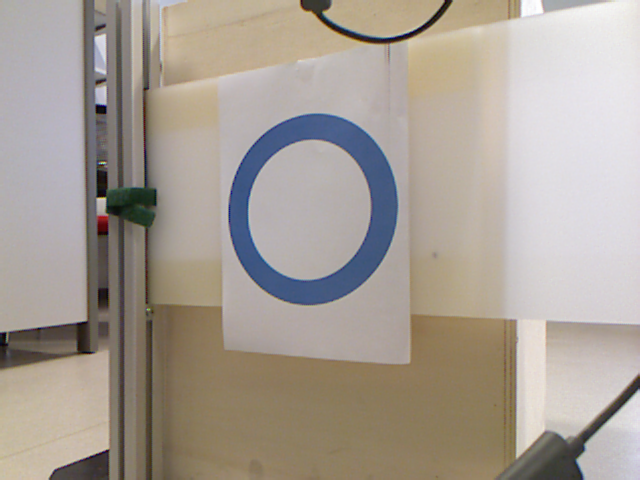
#> input picture exercise5/imgs/ring1.png, 640 x 480 px, found by its file name
$ python step_by_step_ring_detection.py   (older library calls are emulated)
#> lines starting #> are read from the running program, lines starting #| are printed output that depends on the picture; after the words box and inside, x2 and y2 are one past the last pixel; in counts of white or black regions, pixels touching at a corner belong together
#!/usr/bin/env python
from __future__ import print_function

import sys
import cv2
import numpy as np


# Load the image from a file
cv_image = cv2.imread('/home/luka/Desktop/rins/RInS_TeamMu/exercise5/imgs/ring1.png')
#> cv_image is the input picture: shape (480, 640, 3); mean B, G, R 149.5, 158.5, 167.2

cv_original = cv_image.copy()

cv2.imshow("Image window", cv_image)
cv2.waitKey(0)

# Set the dimensions of the image
dims = cv_image.shape
#> dims = (480, 640, 3)

# Tranform image to grayscale
gray = cv2.cvtColor(cv_image, cv2.COLOR_BGR2GRAY)
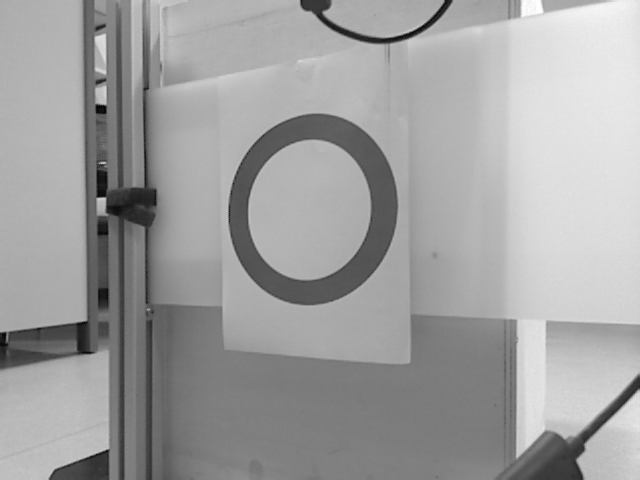
#> gray: shape (480, 640); min 3, max 254, mean 160.1

cv2.imshow("Image window", gray)
cv2.waitKey(0)

# Do histogram equlization
img = cv2.equalizeHist(gray)
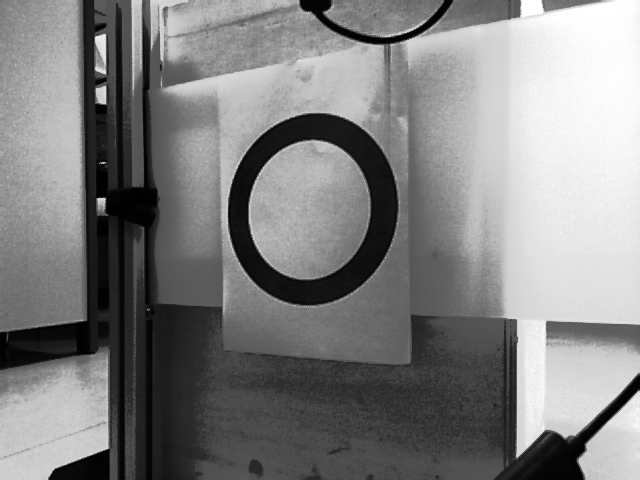
#> img: shape (480, 640); min 0, max 255, mean 129.1

cv2.imshow("Image window", img)
cv2.waitKey(0)

# Binarize the image
#  ret, thresh = cv2.threshold(img, 50, 255, cv2.THRESH_BINARY)
thresh = cv2.adaptiveThreshold(img, 255, cv2.ADAPTIVE_THRESH_GAUSSIAN_C, cv2.THRESH_BINARY, 201, 50)
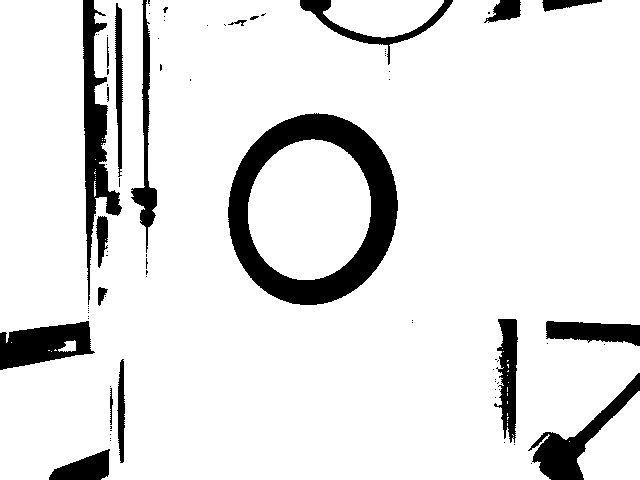
#> thresh: shape (480, 640); 89.3% white; 83 black regions (63 under 20 px)

cv2.imshow("Image window", thresh)
cv2.waitKey(0)


cv2.Canny(thresh, 50, 100)

# Extract contours
img2, contours, hierarchy = cv2.findContours(thresh, cv2.RETR_LIST, cv2.CHAIN_APPROX_SIMPLE)
#> contours = 123 contours, 105 with area under 20; largest, box (x1, y1, x2, y2) and area: (0, 0, 640, 480) 281172, (227, 112, 399, 306) 25659, (248, 139, 371, 280) 13421, (577, 391, 640, 480) 3454, (323, 0, 444, 38) 3222
#print(contours)
#print(hierarchy)
#print(_)

# Example how to draw the contours
cv2.drawContours(cv_image, contours, -1, (255, 0, 0), 3)
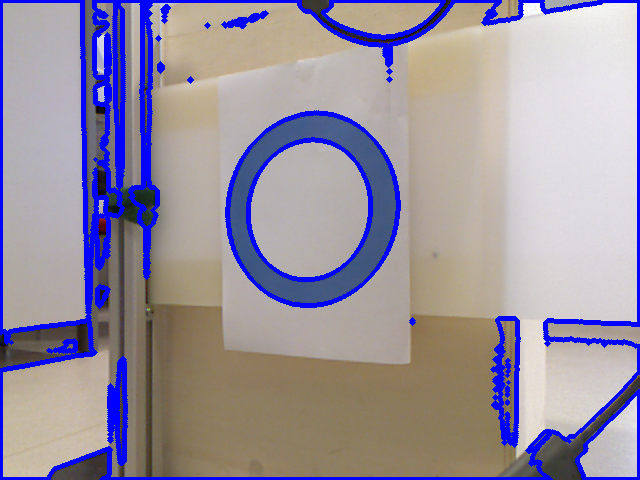
#> cv_image: shape (480, 640, 3); 10.03% of pixels changed, all inside (x1, y1, x2, y2) = (0, 0, 640, 480)

cv2.imshow("Image window", cv_image)
cv2.waitKey(0)

# Fit elipses to all extracted contours
elps = []
for cnt in contours:
    if cnt.shape[0] >= 100 and cnt.shape[0] < 800:
        ellipse = cv2.fitEllipse(cnt)
        elps.append(ellipse)
	#
#> (the run stopped early here; a loop or call above may not have finished)

$ run again, with exercise5/imgs/frame0000.jpg saved as exercise5/imgs/ring1.png
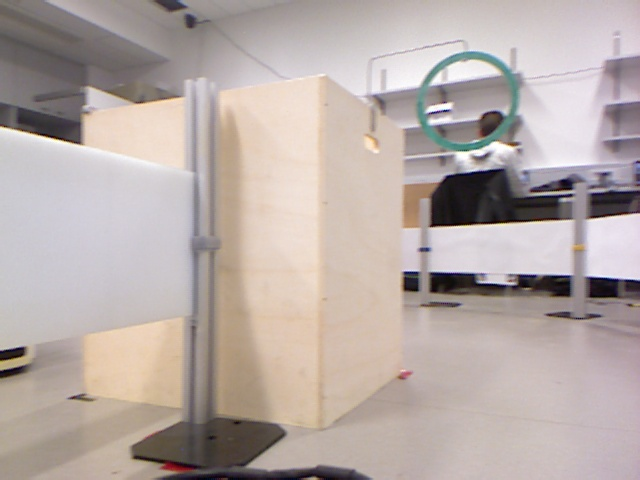
#> input picture exercise5/imgs/frame0000.jpg, 640 x 480 px, found by its file name
#> cv_image is the input picture: shape (480, 640, 3); mean B, G, R 167.1, 171, 182.6
#> `thresh = cv2.adaptiveThreshold(img, 255, cv2.ADAPTIVE_THRESH_GAUSSIAN_..`:
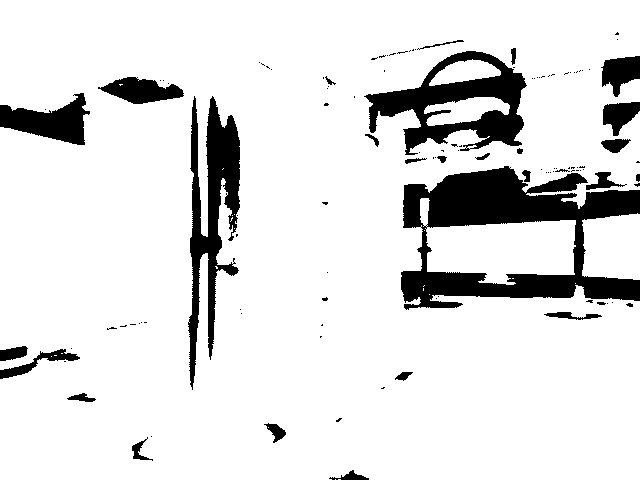
#> thresh: shape (480, 640); 87.7% white; 118 black regions (88 under 20 px)
#> contours = 167 contours, 137 with area under 20; largest, box (x1, y1, x2, y2) and area: (0, 0, 640, 480) 273166, (363, 50, 528, 156) 9870, (420, 198, 576, 285) 7576, (187, 95, 241, 391) 7190, (582, 213, 640, 280) 3361
#> `cv2.drawContours(cv_image, contours, -1, (255, 0, 0), 3)`:
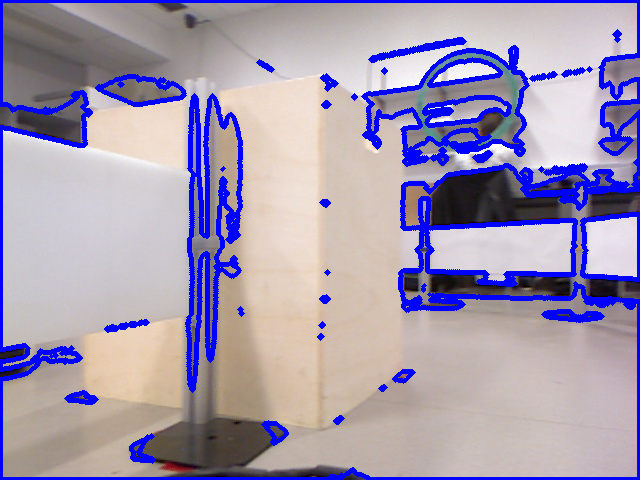
#> cv_image: shape (480, 640, 3); 11.99% of pixels changed, all inside (x1, y1, x2, y2) = (0, 0, 640, 480)

$ run again, with exercise5/imgs/frame0001.jpg saved as exercise5/imgs/ring1.png
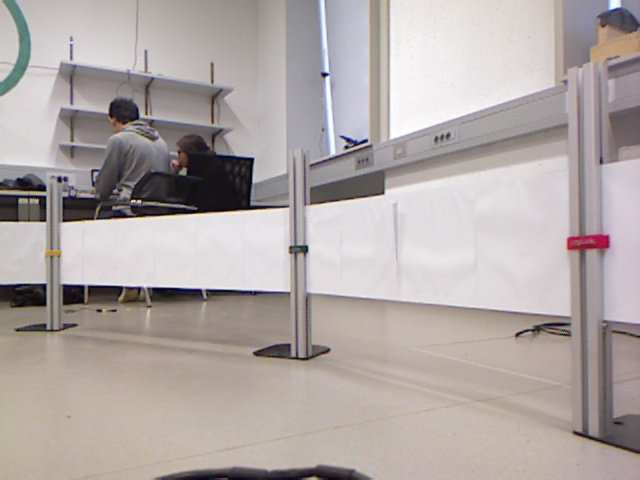
#> input picture exercise5/imgs/frame0001.jpg, 640 x 480 px, found by its file name
#> cv_image is the input picture: shape (480, 640, 3); mean B, G, R 165.9, 167.9, 176.4
#> `thresh = cv2.adaptiveThreshold(img, 255, cv2.ADAPTIVE_THRESH_GAUSSIAN_..`:
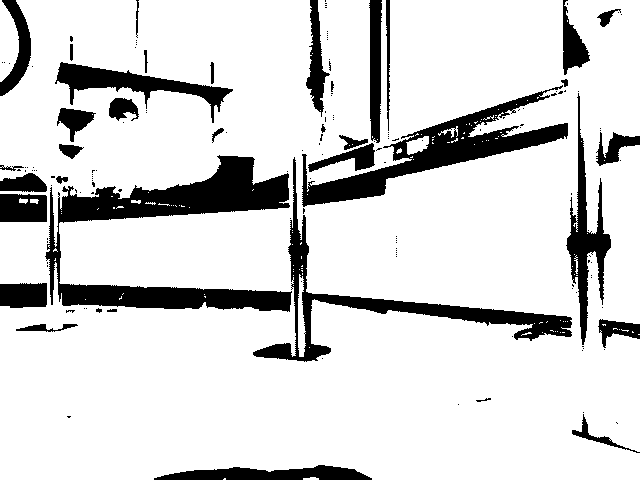
#> thresh: shape (480, 640); 84.4% white; 161 black regions (124 under 20 px)
#> contours = 299 contours, 264 with area under 20; largest, box (x1, y1, x2, y2) and area: (0, 0, 640, 480) 291828, (44, 154, 293, 313) 13576, (301, 84, 569, 208) 8484, (252, 156, 573, 363) 7240, (565, 92, 612, 346) 3574
#> `cv2.drawContours(cv_image, contours, -1, (255, 0, 0), 3)`:
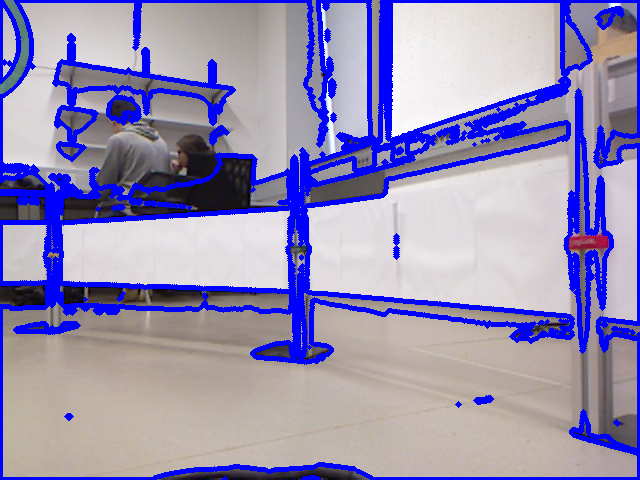
#> cv_image: shape (480, 640, 3); 16.41% of pixels changed, all inside (x1, y1, x2, y2) = (0, 0, 640, 480)

$ run again, with exercise5/imgs/frame0005.jpg saved as exercise5/imgs/ring1.png
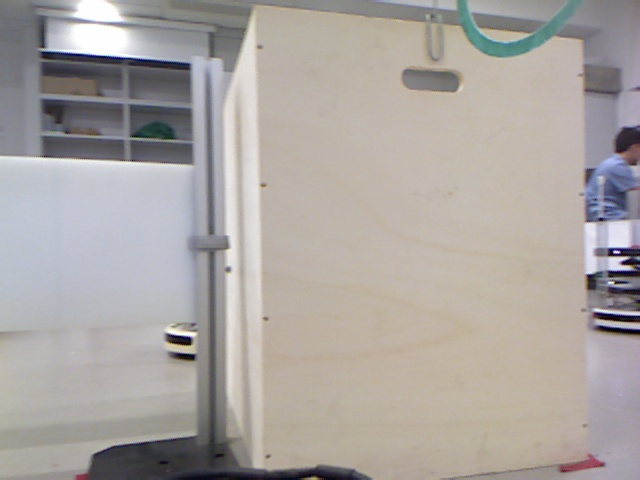
#> input picture exercise5/imgs/frame0005.jpg, 640 x 480 px, found by its file name
#> cv_image is the input picture: shape (480, 640, 3); mean B, G, R 161.3, 164.8, 170.1
#> `thresh = cv2.adaptiveThreshold(img, 255, cv2.ADAPTIVE_THRESH_GAUSSIAN_..`:
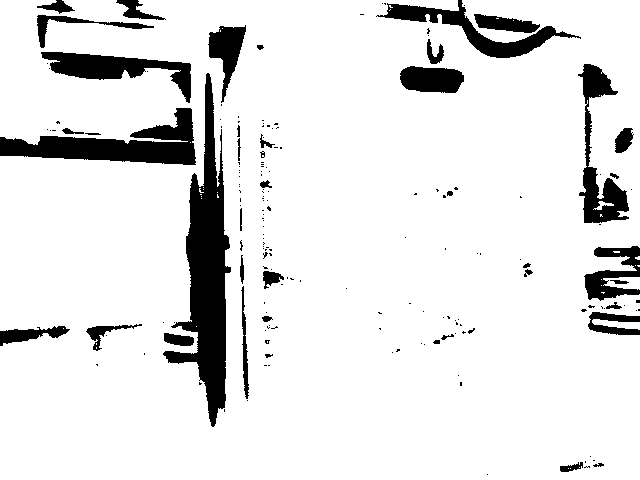
#> thresh: shape (480, 640); 89.3% white; 180 black regions (138 under 20 px)
#> contours = 233 contours, 190 with area under 20; largest, box (x1, y1, x2, y2) and area: (0, 0, 640, 480) 293360, (162, 72, 232, 428) 9480, (577, 63, 630, 224) 3106, (40, 51, 192, 104) 3006, (399, 65, 465, 94) 1475
#> `cv2.drawContours(cv_image, contours, -1, (255, 0, 0), 3)`:
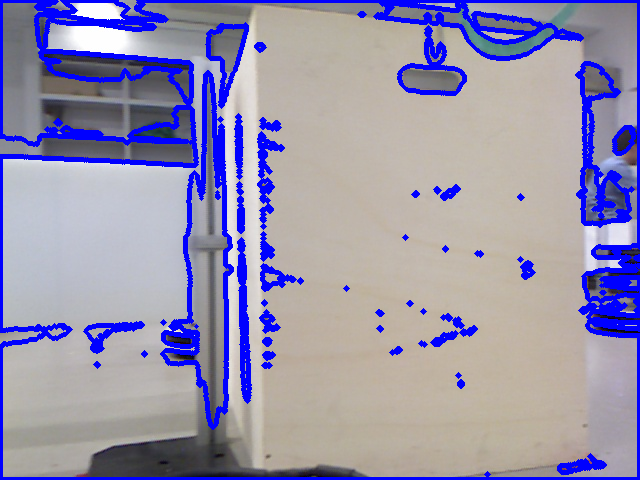
#> cv_image: shape (480, 640, 3); 12.66% of pixels changed, all inside (x1, y1, x2, y2) = (0, 0, 640, 480)
